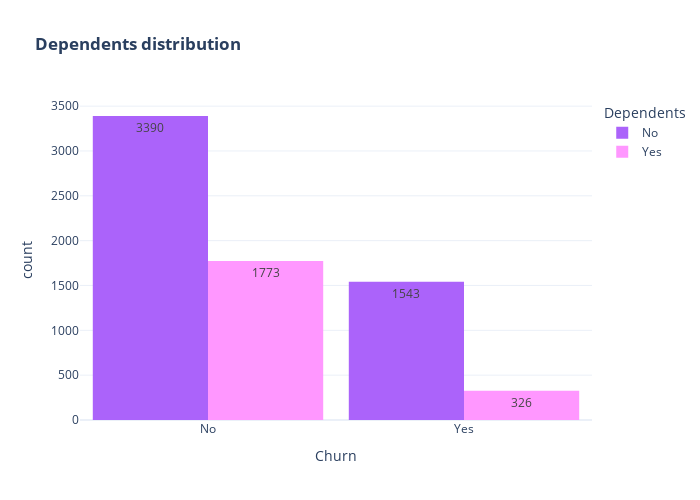

This figure's notebook cell:
### Markdown cell above
## Dependents churn distribution

### Code cell
color_map = {"Yes": "#FF97FF", "No": "#AB63FA"}
fig = px.histogram(df, x="Churn", color="Dependents", barmode="group", title="<b>Dependents distribution</b>",
                   color_discrete_map=color_map, text_auto=True)
fig.update_layout(width=700, height=500, bargap=0.1)
fig.show()

### Figure 1 — Plotly figure (JSON) as saved in the notebook; plotly's stock layout.template omitted (floating-point values rounded to 4 significant figures; data arrays with more than 128 entries replaced by an {"elided": "..."} marker saying what was removed)
{"data": [{"alignmentgroup": "True", "bingroup": "x", "hovertemplate": "Dependents=No<br>Churn=%{x}<br>count=%{y}<extra></extra>", "legendgroup": "No", "marker": {"color": "#AB63FA", "pattern": {"shape": ""}}, "name": "No", "offsetgroup": "No", "orientation": "v", "showlegend": true, "texttemplate": "%{value}", "x": {"elided": "4933 str values"}, "xaxis": "x", "yaxis": "y", "type": "histogram"}, {"alignmentgroup": "True", "bingroup": "x", "hovertemplate": "Dependents=Yes<br>Churn=%{x}<br>count=%{y}<extra></extra>", "legendgroup": "Yes", "marker": {"color": "#FF97FF", "pattern": {"shape": ""}}, "name": "Yes", "offsetgroup": "Yes", "orientation": "v", "showlegend": true, "texttemplate": "%{value}", "x": {"elided": "2099 str values"}, "xaxis": "x", "yaxis": "y", "type": "histogram"}], "layout": {"xaxis": {"anchor": "y", "domain": [0.0, 1.0], "title": {"text": "Churn"}}, "yaxis": {"anchor": "x", "domain": [0.0, 1.0], "title": {"text": "count"}}, "legend": {"title": {"text": "Dependents"}, "tracegroupgap": 0}, "title": {"text": "<b>Dependents distribution</b>"}, "barmode": "group", "width": 700, "height": 500, "bargap": 0.1}}
